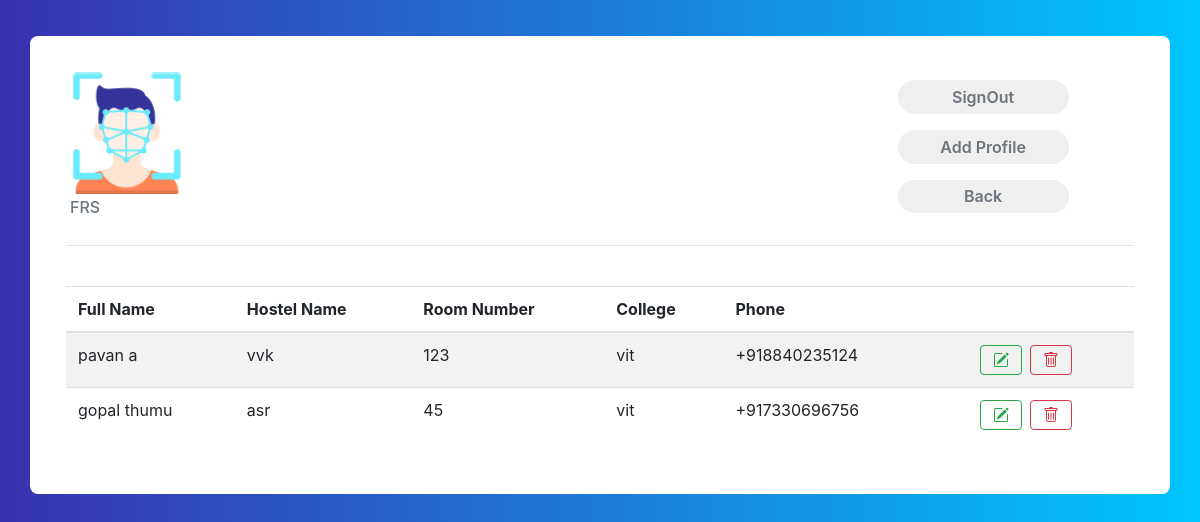
Page /profiles/ (signed in) on the earlier database version.
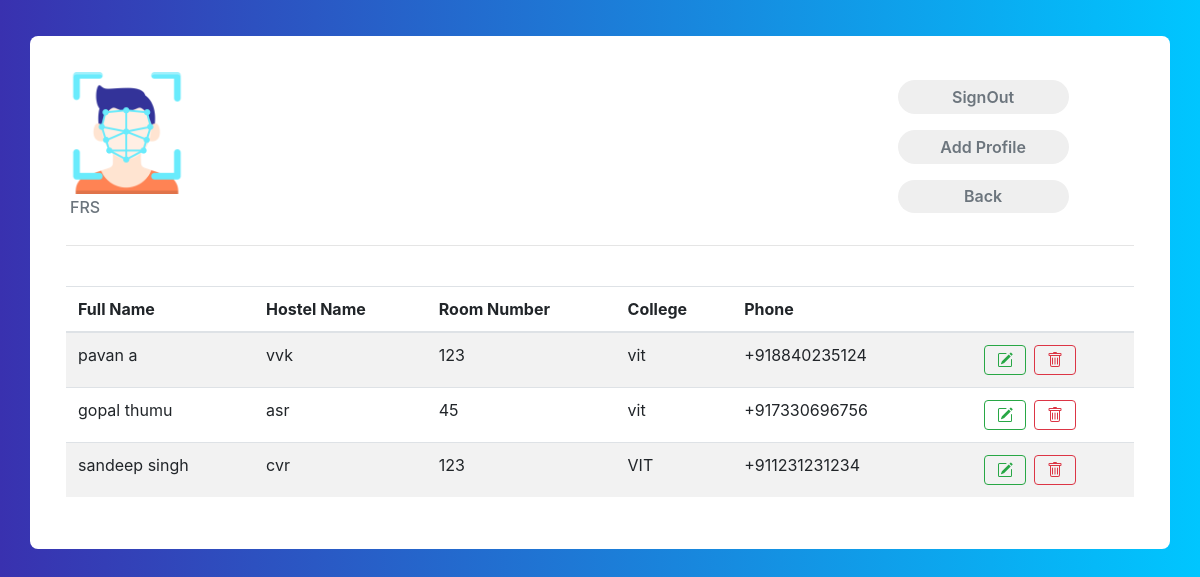
Same page on the later database version.
### core/models.py (models this page shows, shortened)
class Profile(models.Model):
    first_name = models.CharField(max_length=70)
    last_name = models.CharField(max_length=70)
    date = models.DateField()
    phone = models.BigIntegerField(primary_key=True)
    parentphone=models.BigIntegerField(null=True)
    email = models.EmailField()
    roomno = models.IntegerField()
    address = models.CharField(max_length=500,null=True)
    college = models.CharField(max_length=200)
    course = models.CharField(max_length=200,null=True)
    hostelname = models.CharField(choices=types,max_length=20,null=True,blank=False,default='employee')
    hosteltype=models.CharField(choices=H_types,max_length=20,null=True,blank=False,default='non_ac')
    present = models.BooleanField(default=False)
    image = models.ImageField()
    updated = models.DateTimeField(auto_now=True)
    shift = models.TimeField(default=datetime.time(20, 45))

### core/views.py (the view)
# urls.py: path('profiles/', profiles, name= 'profiles'),
@login_required
def profiles(request):
    profiles = Profile.objects.all()
    context = {
        'profiles': profiles
    }
    return render(request, 'core/profiles.html', context)

### core/templates/core/profiles.html (shortened to what this page needs)
{% extends "core/base.html" %}
{% load static %}
{% block content %}
{% if request.user.is_superuser %}
<head>
</head>
<div class="container emp-profile">
    <div class="row">
        <div class="col-md-3">
            <img src="{% static 'img/fcicon.png'%}" alt="" width="50%">
            <h6 class="text-muted p-1"> FRS</h6>
        </div>
        <div class="col-md-6">
        </div>
        <div class="col-md-3">
            <a   href="{% url 'signout' %}"><input type="submit" class="profile-edit-btn m-2 "
                name="btnAddMore" value="SignOut" /></a>
            <a href="{% url 'add_profile' %}"><input type="submit" class="profile-edit-btn m-2 " name="btnAddMore"
                    value="Add Profile" /></a>
            <a   href="{% url 'index' %}"><input type="submit" class="profile-edit-btn m-2 "
                        name="btnAddMore" value="Back" /></a>
        </div>
    </div>
    <hr>
    <div class="tab-content" id="myTabContent">
        <br>
        <table class="table table-striped ">
            <thead>
                <tr>
                    <th scope="col">Full Name</th>
                    <th scope="col">Hostel Name</th>
                    <th scope="col">Room Number</th>
                    <th scope="col">College</th>
                    <th scope="col">Phone</th>
                    <th scope="col"> </th>
                    <th scope="col"> </th>
                </tr>
            </thead>
            <tbody>
                {% for profile in profiles %}
                <tr>
                    <td>{{profile.first_name}} {{profile.last_name}}</td>
                    <td>{{profile.hostelname}}</td>
                    <td>{{profile.roomno}}</td>
                    <td>{{profile.college}}</td>
                    <td>+91{{profile.phone}}</td>
                    <td></td>
                    <td>
                        <div class="btn-group btn-group-toggle">
                            <a href="{% url 'edit_profile' profile.phone %}">
                                <button type="button" class="btn btn-outline-success mr-1">
                                </button>
                            </a>
                            <a href="{% url 'delete_profile' profile.phone %}">
                                <button type="button" class="btn btn-outline-danger ml-1">
                                </button>
                            </a>
                        </div>
                    </td>
                </tr>
                {% endfor%}
            </tbody>
        </table>
    </div>
</div>
{%else%}
<center><h1>Access Denied!!!</h1></center>
{% endif %}
{% endblock content %}

Differences in the rows shown:
added Profile: first_name "sandeep", last_name "singh", hostelname "cvr", roomno "123", college "VIT", phone "1231231234"
